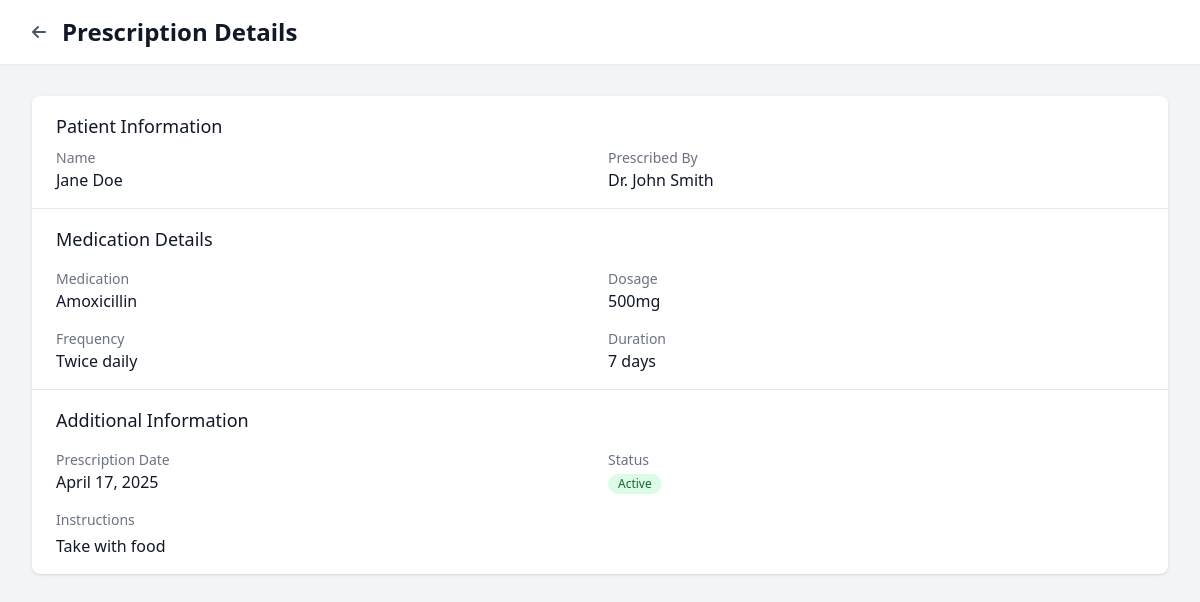
Screenshot of /prescription_details.php?id=1 (signed in) with the database file from the repository.
### tables this page shows
CREATE TABLE IF NOT EXISTS prescriptions (
    id INT AUTO_INCREMENT PRIMARY KEY,
    patient_id INT NOT NULL,
    doctor_id INT NOT NULL,
    prescription_date DATE NOT NULL,
    medication TEXT NOT NULL,
    dosage VARCHAR(100),
    frequency VARCHAR(100),
    duration VARCHAR(100),
    instructions TEXT,
    status ENUM('Active', 'Completed', 'Cancelled') DEFAULT 'Active',
    created_at DATETIME DEFAULT CURRENT_TIMESTAMP,
    FOREIGN KEY (patient_id) REFERENCES patients(id) ON DELETE CASCADE,
    FOREIGN KEY (doctor_id) REFERENCES doctors(id) ON DELETE CASCADE
);

CREATE TABLE IF NOT EXISTS patients (
    id INT AUTO_INCREMENT PRIMARY KEY,
    first_name VARCHAR(50) NOT NULL,
    last_name VARCHAR(50) NOT NULL,
    email VARCHAR(100),
    phone VARCHAR(20),
    date_of_birth DATE,
    gender ENUM('M', 'F', 'Other'),
    address TEXT,
    medical_history TEXT,
    status ENUM('Active', 'Inactive') DEFAULT 'Active',
    created_at DATETIME DEFAULT CURRENT_TIMESTAMP
);

CREATE TABLE IF NOT EXISTS doctors (
    id INT AUTO_INCREMENT PRIMARY KEY,
    first_name VARCHAR(50) NOT NULL,
    last_name VARCHAR(50) NOT NULL,
    email VARCHAR(100) NOT NULL UNIQUE,
    password VARCHAR(255) NOT NULL,
    phone VARCHAR(20),
    specialization VARCHAR(100),
    created_at DATETIME DEFAULT CURRENT_TIMESTAMP
);

### prescription_details.php (the view, shortened to what this page needs)
<?php
require_once 'config/database.php';
$prescription_id = $_GET['id'];
$stmt = $pdo->prepare("
    SELECT p.*,
           pt.first_name as patient_first_name, pt.last_name as patient_last_name,
           d.first_name as doctor_first_name, d.last_name as doctor_last_name
    FROM prescriptions p
    JOIN patients pt ON p.patient_id = pt.id
    JOIN doctors d ON p.doctor_id = d.id
    WHERE p.id = :prescription_id AND p.doctor_id = :doctor_id
");
$stmt->execute([
    'prescription_id' => $prescription_id,
    'doctor_id' => $_SESSION['doctor_id']
]);
$prescription = $stmt->fetch();
?>
<!DOCTYPE html>
<html lang="en">
<head>
    <script src="https://cdn.tailwindcss.com"></script>
    <link href="https://cdnjs.cloudflare.com/ajax/libs/font-awesome/6.0.0/css/all.min.css" rel="stylesheet">
</head>
<body class="bg-gray-100">
    <div class="min-h-screen">
        <header class="bg-white shadow-sm">
            <div class="max-w-7xl mx-auto px-4 sm:px-6 lg:px-8 py-4">
                <div class="flex items-center justify-between">
                    <div class="flex items-center">
                        <a href="prescriptions.php" class="text-gray-600 hover:text-gray-900 mr-4">
                            <i class="fas fa-arrow-left"></i>
                        </a>
                        <h1 class="text-2xl font-semibold text-gray-900">Prescription Details</h1>
                    </div>
                </div>
            </div>
        </header>
        <main class="max-w-7xl mx-auto px-4 sm:px-6 lg:px-8 py-8">
            <div class="bg-white shadow rounded-lg overflow-hidden">
                <div class="px-6 py-4 border-b">
                    <h2 class="text-lg font-medium text-gray-900">Patient Information</h2>
                    <div class="mt-2 grid grid-cols-2 gap-4">
                        <div>
                            <p class="text-sm text-gray-500">Name</p>
                            <p class="text-base font-medium text-gray-900">
                                <?php echo htmlspecialchars($prescription['patient_first_name'] . ' ' . $prescription['patient_last_name']); ?>
                            </p>
                        </div>
                        <div>
                            <p class="text-sm text-gray-500">Prescribed By</p>
                            <p class="text-base font-medium text-gray-900">
                                Dr. <?php echo htmlspecialchars($prescription['doctor_first_name'] . ' ' . $prescription['doctor_last_name']); ?>
                            </p>
                        </div>
                    </div>
                </div>
                <div class="px-6 py-4 border-b">
                    <h2 class="text-lg font-medium text-gray-900">Medication Details</h2>
                    <div class="mt-4 grid grid-cols-2 gap-4">
                        <div>
                            <p class="text-sm text-gray-500">Medication</p>
                            <p class="text-base font-medium text-gray-900"><?php echo htmlspecialchars($prescription['medication']); ?></p>
                        </div>
                        <div>
                            <p class="text-sm text-gray-500">Dosage</p>
                            <p class="text-base font-medium text-gray-900"><?php echo htmlspecialchars($prescription['dosage']); ?></p>
                        </div>
                        <div>
                            <p class="text-sm text-gray-500">Frequency</p>
                            <p class="text-base font-medium text-gray-900"><?php echo htmlspecialchars($prescription['frequency']); ?></p>
                        </div>
                        <div>
                            <p class="text-sm text-gray-500">Duration</p>
                            <p class="text-base font-medium text-gray-900"><?php echo htmlspecialchars($prescription['duration']); ?></p>
                        </div>
                    </div>
                </div>
                <div class="px-6 py-4">
                    <h2 class="text-lg font-medium text-gray-900">Additional Information</h2>
                    <div class="mt-4 grid grid-cols-2 gap-4">
                        <div>
                            <p class="text-sm text-gray-500">Prescription Date</p>
                            <p class="text-base font-medium text-gray-900">
                                <?php echo date('F j, Y', strtotime($prescription['prescription_date'])); ?>
                            </p>
                        </div>
                        <div>
                            <p class="text-sm text-gray-500">Status</p>
                            <span class="inline-flex items-center px-2.5 py-0.5 rounded-full text-xs font-medium
                                <?php
                                switch($prescription['status']) {
                                    case 'Active':
                                        echo 'bg-green-100 text-green-800';
                                        break;
                                }
                                ?>">
                                <?php echo htmlspecialchars($prescription['status']); ?>
                            </span>
                        </div>
                    </div>
                    <?php if (!empty($prescription['instructions'])): ?>
                    <div class="mt-4">
                        <p class="text-sm text-gray-500">Instructions</p>
                        <p class="mt-1 text-base text-gray-900"><?php echo nl2br(htmlspecialchars($prescription['instructions'])); ?></p>
                    </div>
                    <?php endif; ?>
                </div>
            </div>
        </main>
    </div>
</body>
</html>

### rows the page displays
prescriptions: patient.last_name "Jane Doe", doctor.last_name "John Smith", medication "Amoxicillin", dosage "500mg", frequency "Twice daily", duration "7 days", prescription_date "April 17, 2025", status "Active", instructions "Take with food"
